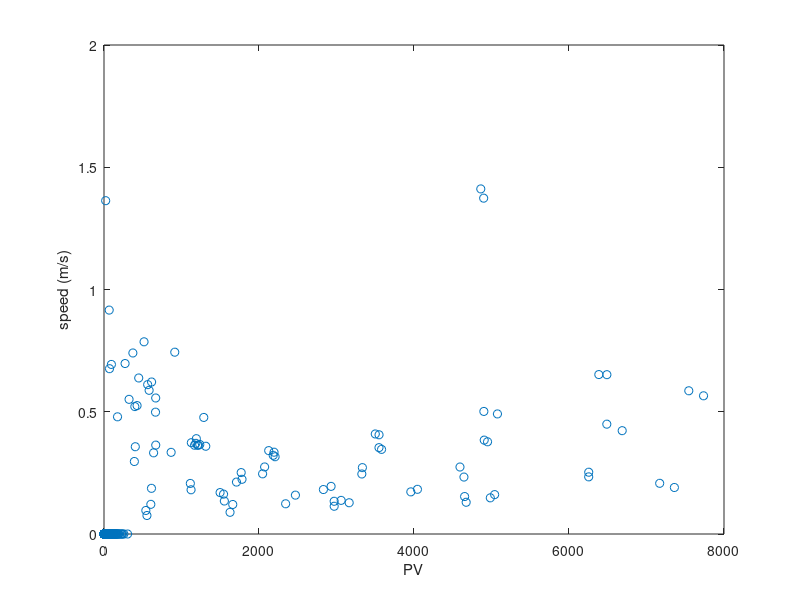

Reproduce this figure in MATLAB.
load("out_print_flujo_225p_v4_door3_6.txt");
load("out_print_press_225p_v4_door3.6.txt");

for i=1:21,
	for j=1:21,

		vel(i,j)=sqrt(Mvx(i,j)*Mvx(i,j)+Mvy(i,j)*Mvy(i,j));
	end
end

v=reshape(vel,21*21,1);
p=reshape(P,21*21,1);

plot(p,v,'o')
xlabel('PV') 
ylabel('speed (m/s)') 

%%%% Superponer P y vel %%%%%

%[n,m]=size(PP);
%minimo=0;
%maximo=20;
%delta=21;
%celda_x=linspace(minimo,maximo,delta);
%celda_y=linspace(minimo,maximo,delta);
%xx=linspace(minimo,maximo,n);
%yy=linspace(minimo,maximo,m);

%hold on
%contourf(xx,yy,PP);
%colorbar;
%set(colorbar,'fontsize',17);
%set(gca,'FontSize',17)
%axis([15 20 0 20])
%figure
%quiver(celda_x,celda_y,Mvx,Mvy)
%streamline(celda_x,celda_y,Mvx,Mvy)


